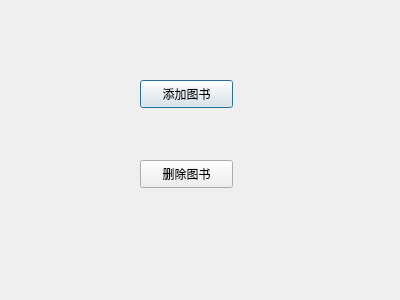
<?xml version="1.0" encoding="UTF-8"?>
<ui version="4.0">
 <class>book_manage</class>
 <widget class="QDialog" name="book_manage">
  <property name="geometry">
   <rect>
    <x>0</x>
    <y>0</y>
    <width>400</width>
    <height>300</height>
   </rect>
  </property>
  <property name="windowTitle">
   <string>Dialog</string>
  </property>
  <widget class="QPushButton" name="add_book">
   <property name="geometry">
    <rect>
     <x>140</x>
     <y>80</y>
     <width>93</width>
     <height>28</height>
    </rect>
   </property>
   <property name="text">
    <string>添加图书</string>
   </property>
  </widget>
  <widget class="QPushButton" name="delete_book">
   <property name="geometry">
    <rect>
     <x>140</x>
     <y>160</y>
     <width>93</width>
     <height>28</height>
    </rect>
   </property>
   <property name="text">
    <string>删除图书</string>
   </property>
  </widget>
 </widget>
 <resources/>
 <connections/>
</ui>
